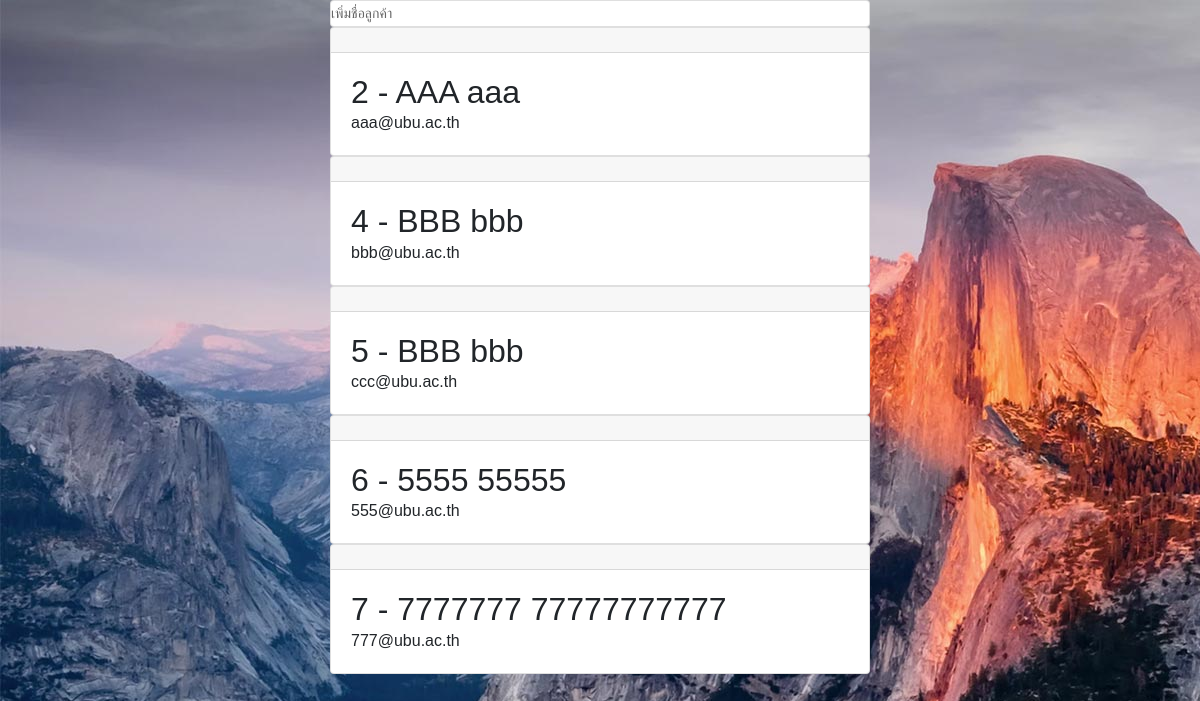
The app's page /customers/ with its own data.
### Webcashier/models.py (models this page shows)
class Customer(models.Model):
    face_id    = models.IntegerField(primary_key=True)
    full_name  = models.CharField(max_length=300, default='')
    phone      = models.CharField(max_length=20, default='09999999999')
    gender     = models.CharField(max_length=300, default='ชาย')
    age        = models.CharField(max_length=20, default=20)
    email      = models.EmailField(null=True, unique=True, default='aaa@ubu.ac.th')
    def __str__(self):
        return f'{self.face_id} - {self.full_name}'

### Webcashier/views.py (the view)
# urls.py: path('customers/',customers,),
def customers(request):
    return render(request, 'Webcashier/customers.html', { 'customers': Customer.objects.all() })

### Webcashier/templates/Webcashier/customers.html (shortened to what this page needs)
<!DOCTYPE html>
<html>
  <head>
    <link href="//maxcdn.bootstrapcdn.com/bootstrap/4.0.0/css/bootstrap.min.css" rel="stylesheet" id="bootstrap-css">
    <link href="/static/css/form.css" rel="stylesheet">
    <link rel="stylesheet" href="https://use.fontawesome.com/releases/v5.0.8/css/all.css">
  </head>
  <body background="/static/images/pic6.jpg">
    <div class="container">
      <div class="row justify-content-center">
        <div class="col-md-6">
          <div class="card">
            <div class="header">
              <a href="/customer_register/">เพิ่มชื่อลูกค้า</a>
            </div>
          </div>
          {% for c in customers %}
            <div class="card">
              <header class="card-header"></header>
              <div class="card-body">
                <h2>{{ c }}</h2>
                <span>{{ c.email }}</span>
              </div>
            </div>
          {% endfor %}
        </div>
      </div>
    </div>
  </body>
</html>

### Webcashier/static/css/form.css (style rules this page uses)
* { margin: 0px; padding: 0px; box-sizing: border-box; }
body, html { height: 100%; font-family: Raleway-SemiBold, sans-serif; overflow: hidden; }
a { font-family: Raleway-SemiBold; font-size: 14px; line-height: 1.7; color: #666666; margin: 0px; transition: all 0.4s; -webkit-transition: all 0.4s; -o-transition: all 0.4s; -moz-transition: all 0.4s; }
h1,h2,h3,h4,h5,h6 { margin: 0px; }

### records on screen
Customer: face_id+full_name "2 - AAA aaa", email "aaa@ubu.ac.th"
Customer: face_id+full_name "4 - BBB bbb", email "bbb@ubu.ac.th"
Customer: face_id+full_name "5 - BBB bbb", email "ccc@ubu.ac.th"
Customer: face_id+full_name "6 - 5555 55555", email "555@ubu.ac.th"
Customer: face_id+full_name "7 - 7777777 77777777777", email "777@ubu.ac.th"
